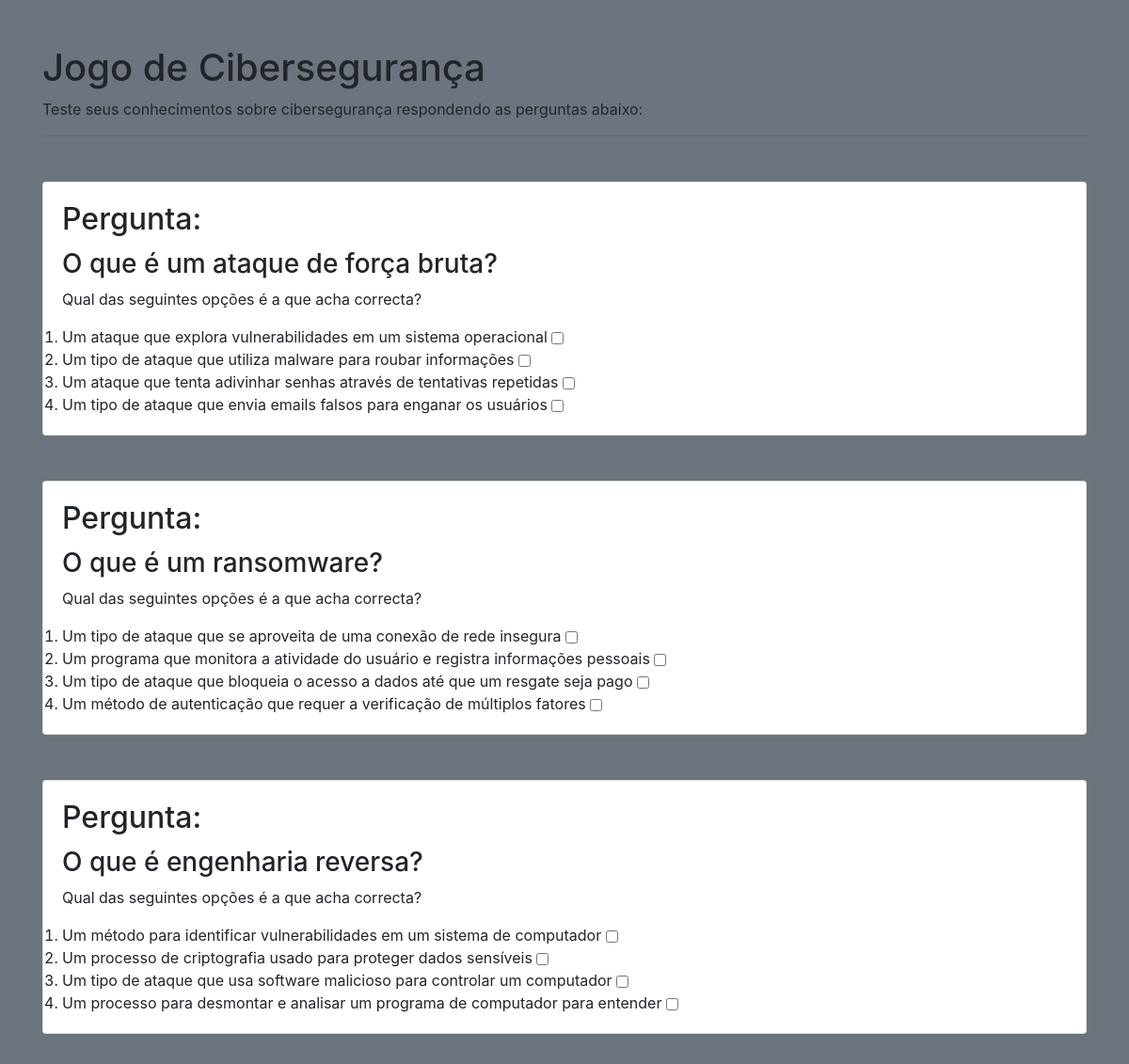
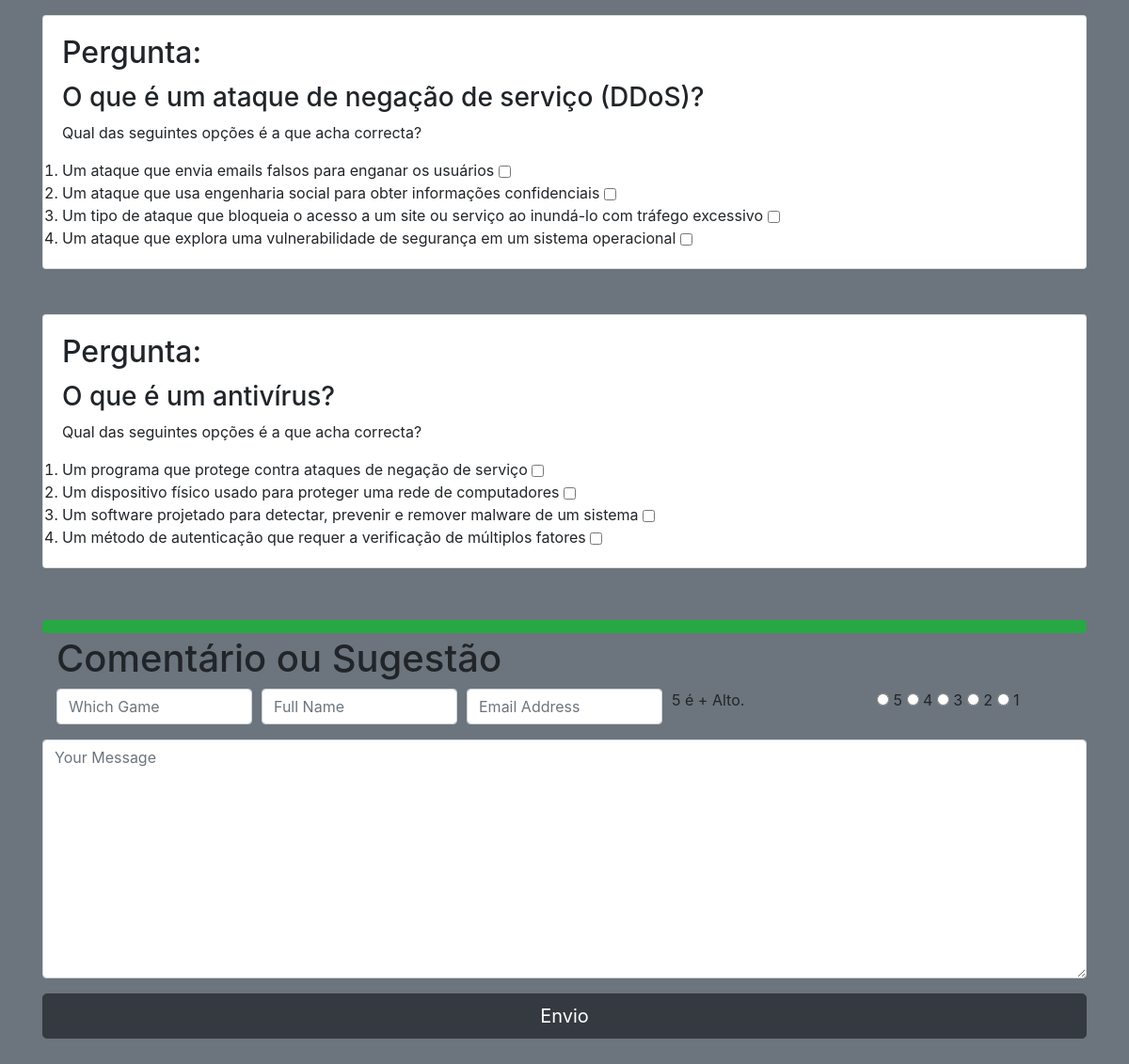
The page /game/2/ (signed in) on the database its author committed (2 pictures, top to bottom).
### tables this page shows
CREATE TABLE perguntas(
    id_pergunta INTEGER NOT NULL PRIMARY KEY AUTOINCREMENT NOT NULL,
    pergunta CHAR(255) NOT NULL,
    fk_id_jogo INT NOT NULL,
    foreign key(fk_id_jogo) references jogos(id_jogo)

);

CREATE TABLE respostas(
    id_resposta INTEGER PRIMARY KEY AUTOINCREMENT NOT NULL,
    resposta CHAR(255) NOT NULL,
    corrigir BOOLEAN NOT NULL,
    fk_id_pergunta INTEGER NOT NULL,
    foreign key(fk_id_pergunta) references perguntas(id_pergunta)
);

### app.py (the view)
@app.route('/game/<int:id>/')
@login_necessario
def game(id):
    con = connection()
    cur = con.cursor()
    cur2 = con.cursor()
    cur.execute( f"Select * from perguntas where fk_id_jogo = {id}" )
    perguntas = cur.fetchall()
    perguntas_respostas = {}
    for pergunta in perguntas:
        id_pergunta = pergunta[0]
        pergunta_str = pergunta[1]
        cur2.execute(f"Select * from respostas where fk_id_pergunta = {id_pergunta}")
        respostas = cur2.fetchall()
        respostas_possiveis = {}
        for resposta in respostas:
            res = str(resposta[2])
            id_resposta = resposta[0]
            resposta = resposta[1]
            respostas_possiveis[id_resposta] = (resposta, res)
        perguntas_respostas[id_pergunta] = {
            pergunta_str : respostas_possiveis
        }
    print(perguntas_respostas)
    con.close()
    return render_template('game.html', perguntas_respostas = perguntas_respostas, id=id )

### app.py (called while the page is built)
def connection():
    conn = sqlite3.connect('database.db')
    conn.row_factory = sqlite3.Row
    return conn

def login_necessario(f):
    @wraps(f)
    def funcao_decorator(*args, **kwargs):
        if not bool(session):
            return redirect(url_for('login', next=request.url))
        return f(*args, **kwargs)
    return funcao_decorator

### templates/game.html (shortened to what this page needs)
{% extends 'base.html' %}
{% block content %}
<div class="container my-5">
    <h1>Jogo de Cibersegurança</h1>
    <p>Teste seus conhecimentos sobre cibersegurança respondendo as perguntas abaixo:</p>
    <hr>
	<form onclick="validate()" >
	{% for pergunta in perguntas_respostas %}
	{% for pergunta_real in perguntas_respostas[pergunta] %}
    <div class="card my-5">
        <div class="card-body">
            <h2 class="card-title">Pergunta:</h2>
			<h3>{{pergunta_real}}</h3>
            <p class="card-text">Qual das seguintes opções é a que acha correcta?</p>
            <ol class="card-text">
				{% for resposta in perguntas_respostas[pergunta][pergunta_real] %}
                <li class="response">{{perguntas_respostas[pergunta][pergunta_real][resposta][0]}}
					<input class="btn btn-primary check" type="checkbox" value="{{perguntas_respostas[pergunta][pergunta_real][resposta][1]}}"  >
				</li>
				{% endfor %}
            </ol>
        </div>
    </div>
	{% endfor %}
	{% endfor %}
	<div class=" resultado w-100 btn btn-success" id="butaoResultado"  type="hidden">
	</div>
	</form>
	  <div class="container">
		<h1>Comentário ou Sugestão</h1>
		<form target="_blank" action="https://formsubmit.co/jose.goncalves09101992@gmail.com" method="POST">
		  <div class="form-group">
			<div class="form-row">
				<div class="col">
					<input type="text" name="game" class="form-control" placeholder="Which Game" required>
				</div>
				<div class="col">
					<input type="text" name="name" class="form-control" placeholder="Full Name" required>
				</div>
				<div class="col">
					<input type="email" name="email" class="form-control" placeholder="Email Address" required>
				</div>
				<div class="col">
					<label for="Rating" title="ratings">5 é + Alto.</label>
				</div>
				<div class="col">
					<input type="radio" id="star5" name="rating" value="5">
					<label for="star5" title="5 stars">5</label>
					<input type="radio" id="star4" name="rating" value="4">
					<label for="star4" title="4 stars">4</label>
					<input type="radio" id="star3" name="rating" value="3">
					<label for="star3" title="3 stars">3</label>
					<input type="radio" id="star2" name="rating" value="2">
					<label for="star2" title="2 stars">2</label>
					<input type="radio" id="star1" name="rating" value="1">
					<label for="star1" title="1 star">1</label>
			 	</div>
			</div>
			</div>
		  </div>
		  <div class="form-group">
			<textarea placeholder="Your Message" class="form-control" name="message" rows="10" required></textarea>
		  </div>
		  <button type="submit" class="btn btn-lg btn-dark btn-block">Envio</button>
	  </div>
{% endblock %}

### static/css/style.css (style rules this page uses)
* { margin: 0; padding: 0; box-sizing: border-box; }

### rows shown on the page
perguntas: pergunta "O que é um ataque de força bruta?", pergunta.resposta "Um ataque que explora vulnerabilidades em um sistema operacional" "Um tipo de ataque que utiliza malware para roubar informações" "Um ataque que tenta adivinhar senhas através de tentativas repetidas" "Um tipo de ataque que envia emails falsos para enganar os usuários"
perguntas: pergunta "O que é um ransomware?", pergunta.resposta "Um tipo de ataque que se aproveita de uma conexão de rede insegura" "Um programa que monitora a atividade do usuário e registra informações pessoais" "Um tipo de ataque que bloqueia o acesso a dados até que um resgate seja pago" "Um método de autenticação que requer a verificação de múltiplos fatores"
perguntas: pergunta "O que é engenharia reversa?", pergunta.resposta "Um método para identificar vulnerabilidades em um sistema de computador" "Um processo de criptografia usado para proteger dados sensíveis" "Um tipo de ataque que usa software malicioso para controlar um computador" "Um processo para desmontar e analisar um programa de computador para entender"
perguntas: pergunta "O que é um ataque de negação de serviço (DDoS)?", pergunta.resposta "Um ataque que envia emails falsos para enganar os usuários" "Um ataque que usa engenharia social para obter informações confidenciais" "Um tipo de ataque que bloqueia o acesso a um site ou serviço ao inundá-lo com tráfego excessivo" "Um ataque que explora uma vulnerabilidade de segurança em um sistema operacional"
perguntas: pergunta "O que é um antivírus?", pergunta.resposta "Um programa que protege contra ataques de negação de serviço" "Um dispositivo físico usado para proteger uma rede de computadores" "Um software projetado para detectar, prevenir e remover malware de um sistema" "Um método de autenticação que requer a verificação de múltiplos fatores"
